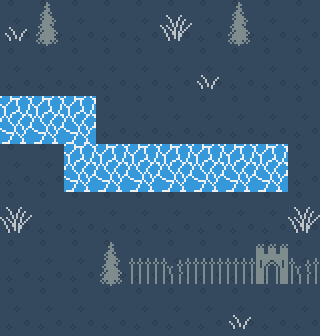

Rendered tile map (Tiled .tmx) drawn with the repository's tilesets; below, a short description and the full map source, tile grids included:
An orthogonal 10x7 tile map with 32x48 px tiles, 2 tile layers (Ground, Foreground).

<map version="1.0" orientation="orthogonal" renderorder="left-up" width="10" height="7" tilewidth="32" tileheight="48" nextobjectid="1">
 <tileset firstgid="1" name="sprites" tilewidth="32" tileheight="48" tilecount="20" columns="4">
  <image source="sprites.png" width="128" height="256" />
 </tileset>
 <layer name="Ground" width="10" height="7">
  <data encoding="csv">
10,10,10,10,10,10,10,10,10,10,
10,10,10,10,10,10,10,10,10,10,
9,9,9,10,10,10,10,10,10,10,
10,10,9,9,9,9,9,9,9,10,
10,10,10,10,10,10,10,10,10,10,
10,10,10,10,10,10,10,10,10,10,
10,10,10,10,10,10,10,10,10,10
</data>
 </layer>
 <layer name="Foreground" width="10" height="7">
  <data encoding="csv">
19,5,0,0,0,18,0,5,0,0,
0,0,0,0,0,0,19,0,0,0,
0,0,0,0,0,0,0,0,0,0,
0,0,0,0,0,0,0,0,0,0,
18,0,0,0,0,0,0,0,0,18,
0,0,0,5,15,16,15,15,11,16,
0,0,0,0,0,0,0,19,0,0
</data>
 </layer>
</map>